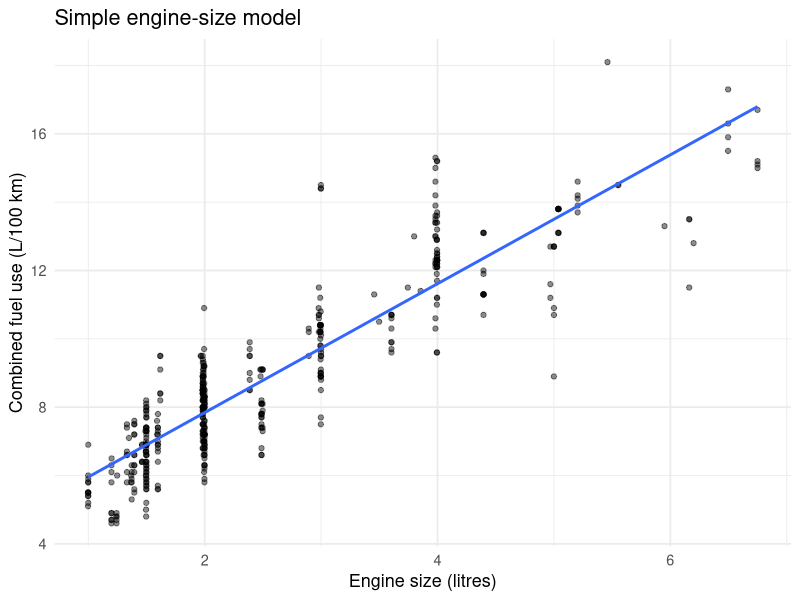
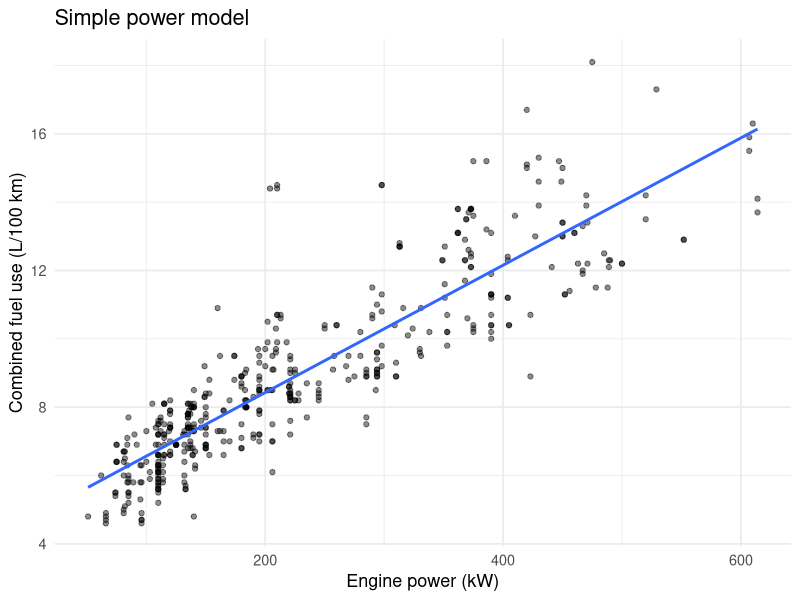

The R source for these figures, in order:
## ---- chunk 1
library(readr)
library(dplyr)
library(ggplot2)
library(tibble)
library(broom)

vehicles <- read_csv("nz_vehicles_2025.csv", show_col_types = FALSE) |>
  mutate(
    # SALOON is the raw CSV value; display it as Sedan for us.
    station_wagon = factor(
      if_else(body_type == "STATION WAGON", "Station wagon", "Other"),
      levels = c("Station wagon", "Other")
    ),
    body_type = factor(
      body_type,
      levels = c("STATION WAGON", "HATCHBACK", "SALOON", "SPORTS CAR", "CONVERTIBLE"),
      labels = c("Station wagon", "Hatchback", "Sedan", "Sports car", "Convertible")
    )
  )

glimpse(vehicles)
count(vehicles, body_type)
## ---- chunk 2
engine_model <- vehicles |>
  lm(fuel_use_l_per_100km ~ engine_l, data = _)

# or
engine_model <- lm(fuel_use_l_per_100km ~ engine_l, data = vehicles)


engine_model
tidy(engine_model)
## ---- chunk 3
ggplot(vehicles, aes(engine_l, fuel_use_l_per_100km)) +
  geom_point(alpha = 0.45) +
  geom_smooth(method = "lm", se = FALSE) +
  labs(
    x = "Engine size (litres)",
    y = "Combined fuel use (L/100 km)",
    title = "Simple engine-size model"
  ) +
  theme_minimal(base_size = 13)
## ---- chunk 4
power_model <- lm(
  fuel_use_l_per_100km ~ power_kw,
  data = vehicles
)

power_model
tidy(power_model)
## ---- chunk 5
ggplot(vehicles, aes(power_kw, fuel_use_l_per_100km)) +
  geom_point(alpha = 0.45) +
  geom_smooth(method = "lm", se = FALSE) +
  labs(
    x = "Engine power (kW)",
    y = "Combined fuel use (L/100 km)",
    title = "Simple power model"
  ) +
  theme_minimal(base_size = 13)
## ---- chunk 6
binary_model <- lm(
  fuel_use_l_per_100km ~ engine_l + station_wagon,
  data = vehicles
)

tidy(binary_model)

# Pull out the values used in fitting the model to see how the
# station_wagon variable is treated.
model.matrix(binary_model) |> head()
## ---- chunk 7
power_binary_model <- lm(
  fuel_use_l_per_100km ~ power_kw + station_wagon,
  data = vehicles
)

tidy(power_binary_model)

model.matrix(power_binary_model) |> head()
## ---- chunk 8
body_model <- lm(
  fuel_use_l_per_100km ~ engine_l + body_type,
  data = vehicles
)

tidy(body_model)
## ---- chunk 9
power_body_model <- lm(
  fuel_use_l_per_100km ~ power_kw + body_type,
  data = vehicles
)

tidy(power_body_model)
## ---- chunk 10
new_body_vehicles <- tibble(
  engine_l = 2,
  body_type = factor(
    levels(vehicles$body_type),
    levels = levels(vehicles$body_type)
  )
)

new_body_vehicles |>
  mutate(predicted_fuel_use = predict(body_model, newdata = new_body_vehicles))
## ---- chunk 11

sports_car_new <- tibble(
  engine_l = 2,
  body_type = "Sports car" # Match the factor level exactly.
)

sports_car_new |>
  mutate(predicted_fuel_use = predict(body_model, newdata = sports_car_new))

## ---- chunk 12
new_power_vehicles <- tibble(
  power_kw = 150,
  body_type = factor(
    levels(vehicles$body_type),
    levels = levels(vehicles$body_type)
  )
)

new_power_vehicles |>
  mutate(predicted_fuel_use = predict(power_body_model, newdata = new_power_vehicles))
## ---- chunk 13
mass_model <- lm(
  fuel_use_l_per_100km ~ gross_mass_kg,
  data = vehicles
)

mass_binary_model <- lm(
  fuel_use_l_per_100km ~ gross_mass_kg + station_wagon,
  data = vehicles
)

mass_body_model <- lm(
  fuel_use_l_per_100km ~ gross_mass_kg + body_type,
  data = vehicles
)

tidy(mass_model)
tidy(mass_binary_model)
tidy(mass_body_model)
## ---- chunk 14
mass_slope_comparison <- tibble(
  model = c("Simple mass", "Mass adjusted for body type"),
  mass_slope_per_kg = c(
    coef(mass_model)[["gross_mass_kg"]],
    coef(mass_body_model)[["gross_mass_kg"]]
  ),
  mass_slope_per_1000kg = 1000 * mass_slope_per_kg
)
mass_slope_comparison
## ---- chunk 15
new_mass_vehicles <- tibble(
  gross_mass_kg = 2000,
  body_type = factor(
    levels(vehicles$body_type),
    levels = levels(vehicles$body_type)
  )
)

mass_predictions <- new_mass_vehicles |>
  mutate(predicted_fuel_use = predict(mass_body_model, newdata = new_mass_vehicles))
mass_predictions
## ---- chunk 16

bind_rows(
  Mass = glance(mass_model),
  `Mass + Station wagon` = glance(mass_binary_model),
  `Mass + Body type` = glance(mass_body_model),
  .id = "model"
) |>
  select(model, r.squared, adj.r.squared)
## ---- chunk 17
Coffee <- read.csv("coffee_tasting_balanced.csv")

Coffee <- Coffee |>
  mutate(
    Coffee = factor(Coffee),
    Time = factor(Time),
    Day = factor(Day)
  )

count(Coffee, Coffee)

coffee_model <- lm(Rating ~ Time + Day + Coffee, data = Coffee)
tidy(coffee_model)
## ---- chunk 18
coffee_predictions <- Coffee |>
  mutate(predicted_rating = predict(coffee_model)) |>
  group_by(Coffee) |>
  summarise(
    model_adjusted_mean = mean(predicted_rating),
    .groups = "drop"
  )


### Hand adjusted from Hw 9

grand <- mean(Coffee$Rating)

CoffeeAdj <- Coffee |>
  group_by(Day) |>
  mutate(DayMean = mean(Rating)) |>
  group_by(Time) |>
  mutate(
    TimeMean = mean(Rating),
    AdjRating = Rating - DayMean - TimeMean + 2 * grand
  ) |>
  ungroup()

hand_adjusted_means <- CoffeeAdj |>
  group_by(Coffee) |>
  summarise(
    hand_adjusted_mean = mean(AdjRating),
    .groups = "drop"
  )

# this just makes it look nice

hand_adjusted_means |>
  left_join(coffee_predictions, by = "Coffee") |>
  mutate(across(where(is.numeric), ~ round(.x, 2))) |>
  arrange(desc(model_adjusted_mean)) |>
  select(Coffee, hand_adjusted_mean, model_adjusted_mean)
